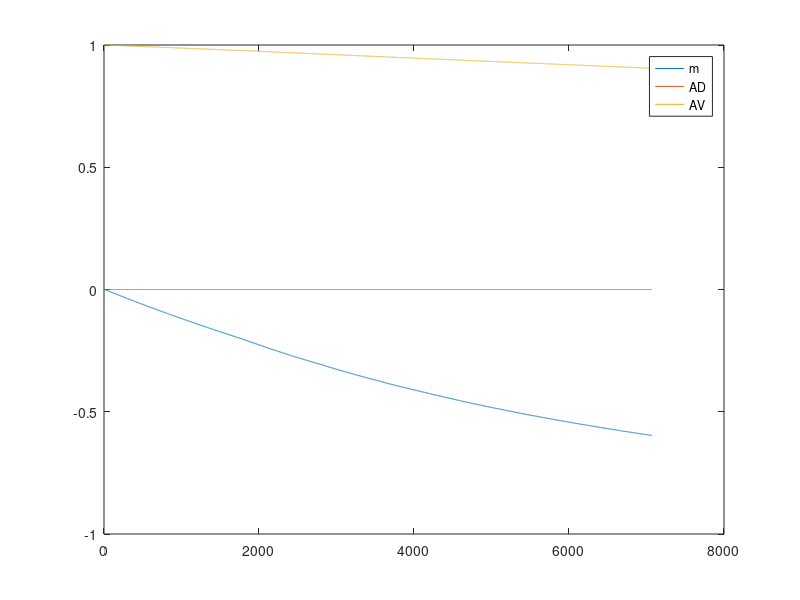
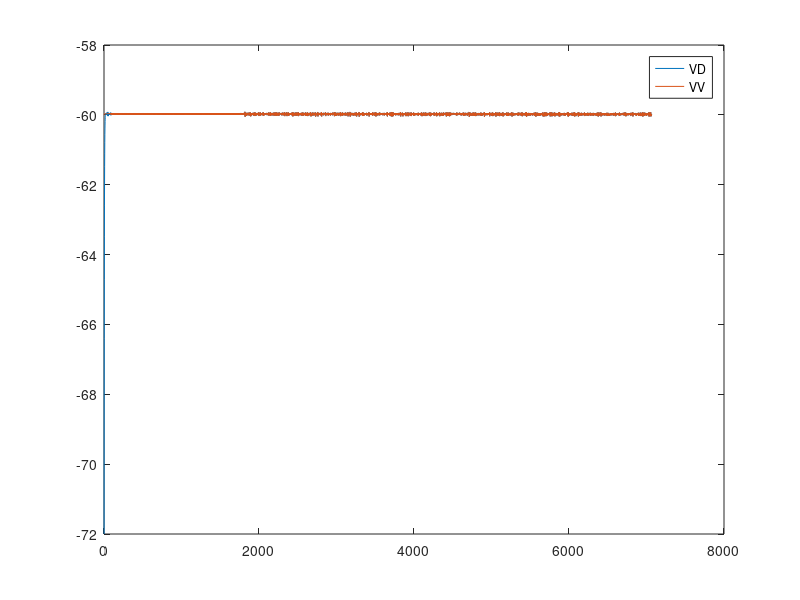

The MATLAB source for these figures, in order:
%Simple Springs model of c. elegans

%------------------- ODEs and relevant parameters ------------------

%spring parameters
xi = 10; %viscosity
k = 1; %spring constant
L0 = 1; %length of incompressible middle rod
L_0D = 1; %rest length of dorsal spring
L_0V = 1; %rest length of ventral spring

%resting torque equation - for spring ODE
pw_lin = @(A) 0*(A<=0) + A*(0<A & A<=1) + 1*(A>=1);
m0 = @(AD, AV) pw_lin(AD) - pw_lin(AV);

%ODE 1: -xi dm/dt = k(m-m0)
m_rhs = @(m, AD, AV) (-1/xi)*k*(m-m0(AD,AV));

%neural parameters
C = 1; %membrane capacitance, pF
G_mem = 500; %membrane conductance, pS
G_act = 20; %maximum conductance, pS
G_AVB = 150; %AVB gap-junction conductance, pS
G_GABA = 10; %max synaptic conductance for neural inhibiton, pS
G_SR = 20; %stretch receptor conductance, decreases linearly
k_GABA = 100; %inhibition function rate, 1/mV
k_act = 500; %activation function rate, 1/mV
V_rest = -72; %membrane reversal potential, mV
V_act = -60; %membrane activation potential, mV
V_AVB = -20.05;%-87.5; %AVB membrane potential, mV
V_0GABA = V_rest; %inhibition activation potential
I_bias = 8; %AVB ventral bias, pA

%neural functions
I_leak = @(V) G_mem*(V - V_rest);
I_act = @(V) G_act./(1 + exp(-k_act*(V - V_act)));
I_AVB = @(V) G_AVB*(V_AVB - V);
I_inh = @(V) G_GABA/(1 + exp(-k_GABA*(V - V_0GABA)));
I_sr = @(m) G_SR*(2*L0 + m - L_0D)/(2*L_0D);
% I_sr_V = @(m,A) G_SR*(2*L0 - m - L_0V)/(2*L_0V);

%ODE 2: dVD/dt = ...
VD_rhs = @(m, VD, VV, AD) (1/C)*(-I_leak(VD)+I_act(VD)+I_AVB(VD) + I_sr(m));

%ODE 3: dVV/dt = ...
VV_rhs = @(m, VD, VV, AV) (1/C)*(-I_leak(VV) + I_act(VV) + I_AVB(VV) +I_sr(m));%...
                            %+ I_bias + I_inh(VD) +  I_sr(-m));
                        
%muscle input parameters
w_ACH = 3; %synaptic weights for excitatory ACH synapses, unitless
w_GABA = -0.5; %synaptic weights for inhibitory GABA synapses, unitless
k_NMJ = 50; %muscle input activation rate, 1/mV
V_0NMJ = -22; %neuromuscular resting potential, mV
%muscle input function
I_NMJ = @(V1,V2) w_ACH/(1+exp(-k_NMJ*(V1 - V_0NMJ))) ...
               + w_GABA/(1+exp(-k_NMJ*(V2 - V_0NMJ)));

%muscle activity parameter
tau_m = 100; %time constant of muscle input integration, mS

%ODE 4: dAD/dt = ...
AD_rhs = @(AD, VD, VV) (1/tau_m)*(I_NMJ(VD,VV) - AD);

%ODE 5L dAV/dt = ...
AV_rhs = @(AV, VD, VV) (1/tau_m)*(I_NMJ(VV,VD) - AV);

system_rhs = @(t,x) [m_rhs(x(1), x(4), x(5)); VD_rhs(x(1), x(2), x(3), x(4)); ...
              VV_rhs(x(1), x(2), x(3), x(5)); AD_rhs(x(4), x(2), x(3)); AV_rhs(x(5), x(2), x(3));];

%------------------------- Simulation ---------------------------
m_init = 0;
VD_init = V_rest;
VV_init = V_act;
AD_init = 0;
AV_init = 1;
y_init = [m_init; VD_init; VV_init; AD_init; AV_init;];

tspan=[0 10];
[t,y] = ode45(system_rhs, tspan, y_init);

figure(1);
for i =[1, 4,5]
plot(y(:,i)); hold on
end; hold off
legend('m', 'AD', 'AV');
figure(2);
for i = [2,3]
    plot(y(:,i)); hold on
end; hold off
legend('VD', 'VV');
